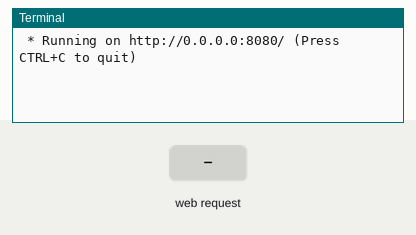
Simulated run of this program. Board: Raspberry Pi (header pin numbers). Parts: the last lines printed to the terminal. The inputs (shaded band) are chosen by the test bench. The clock reads 2024-03-15 10:24:30 at power-on unless the program sets it.

Above: at 1.2 s.
1.3 s: HTTP request for / received
At 1.8 s:
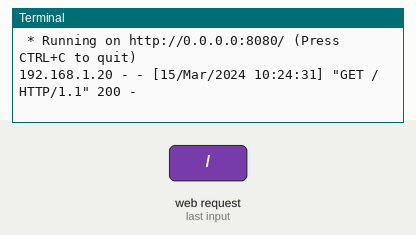
2.8 s: HTTP request for /1 received
At 4.1 s:
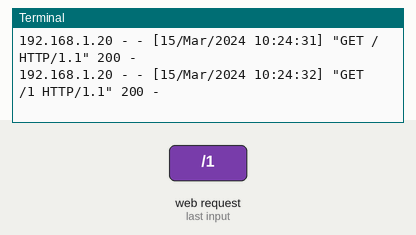

Measured:
- after the input at 1.3 s, the terminal: prints a new line at once (image 1)
- after the input at 2.8 s, the terminal: prints a new line at once (image 2)

The program:

hello-template.py
```python
from flask import Flask,render_template
import datetime
import RPi.GPIO as GPIO

app = Flask(__name__)

GPIO.setmode(GPIO.BOARD)

@app.route("/")
def hello():
    now = datetime.datetime.now()
    timeString = now.strftime("%Y-%m-%d %H:%M")
    templateData = { #dict
        'title' : 'Hello!',
        'time' : timeString
        }

    return render_template('main.html', **templateData)

@app.route("/<name>")
def hello2(name):
    templateData = { #dict
        'title' : 'Hello!',
        'name' : name
        }

    return render_template('name.html', **templateData)

@app.route("/readPin/<pin>")
def readPin(pin):

    try:
        GPIO.setup(int(pin), GPIO.IN, pull_up_down=GPIO.PUD_DOWN)
        if GPIO.input(int(pin)) == 1:
            response = "High"
        else :
            response = "Low"
    except:
        response = "Error pin number"+pin


    templateData = { #dict
        'title' : 'Pin Status'+pin,
        'response' : response
        }

    return render_template('pin.html', **templateData)

if __name__=="__main__":
    app.run(host='0.0.0.0', port=8080, debug=True)
```
